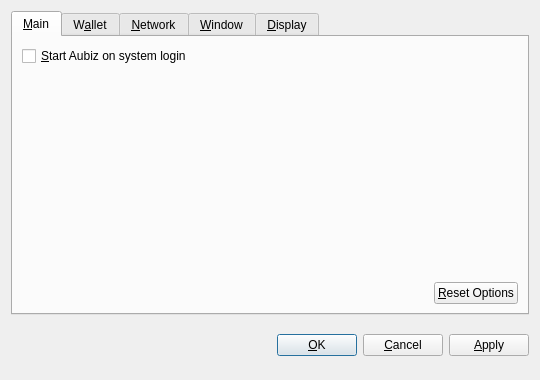
<?xml version="1.0" encoding="UTF-8"?>
<ui version="4.0">
 <class>OptionsDialog</class>
 <widget class="QDialog" name="OptionsDialog">
  <property name="geometry">
   <rect>
    <x>0</x>
    <y>0</y>
    <width>540</width>
    <height>380</height>
   </rect>
  </property>
  <property name="windowTitle">
   <string>Options</string>
  </property>
  <property name="modal">
   <bool>true</bool>
  </property>
  <layout class="QVBoxLayout" name="verticalLayout">
   <item>
    <widget class="QTabWidget" name="tabWidget">
     <property name="tabPosition">
      <enum>QTabWidget::North</enum>
     </property>
     <property name="currentIndex">
      <number>0</number>
     </property>
     <widget class="QWidget" name="tabMain">
      <attribute name="title">
       <string>&amp;Main</string>
      </attribute>
      <layout class="QVBoxLayout" name="verticalLayout_Main">
       <item>
        <widget class="QCheckBox" name="bitcoinAtStartup">
         <property name="toolTip">
          <string>Automatically start Aubiz after logging in to the system.</string>
         </property>
         <property name="text">
          <string>&amp;Start Aubiz on system login</string>
         </property>
        </widget>
       </item>
       <item>
        <spacer name="verticalSpacer_Main">
         <property name="orientation">
          <enum>Qt::Vertical</enum>
         </property>
         <property name="sizeHint" stdset="0">
          <size>
           <width>20</width>
           <height>40</height>
          </size>
         </property>
        </spacer>
       </item>
       <item>
        <layout class="QHBoxLayout" name="horizontalLayout_2_Main">
         <item>
          <spacer name="horizontalSpacer_2_Main">
           <property name="orientation">
            <enum>Qt::Horizontal</enum>
           </property>
           <property name="sizeHint" stdset="0">
            <size>
             <width>40</width>
             <height>20</height>
            </size>
           </property>
          </spacer>
         </item>
         <item>
          <widget class="QPushButton" name="resetButton">
           <property name="toolTip">
            <string>Reset all client options to default.</string>
           </property>
           <property name="text">
            <string>&amp;Reset Options</string>
           </property>
           <property name="autoDefault">
            <bool>false</bool>
           </property>
          </widget>
         </item>
        </layout>
       </item>
      </layout>
     </widget>
     <widget class="QWidget" name="tabWallet">
      <attribute name="title">
       <string>W&amp;allet</string>
      </attribute>
      <layout class="QVBoxLayout" name="verticalLayout_Network">
       <item>
        <widget class="QLabel" name="transactionFeeInfoLabel">
         <property name="text">
          <string>Optional transaction fee per kB that helps make sure your transactions are processed quickly. Most transactions are 1 kB.</string>
         </property>
         <property name="textFormat">
          <enum>Qt::PlainText</enum>
         </property>
         <property name="wordWrap">
          <bool>true</bool>
         </property>
        </widget>
       </item>
       <item>
        <layout class="QHBoxLayout" name="horizontalLayout_1_Main">
         <item>
          <widget class="QLabel" name="transactionFeeLabel">
           <property name="text">
            <string>Pay transaction &amp;fee</string>
           </property>
           <property name="textFormat">
            <enum>Qt::PlainText</enum>
           </property>
           <property name="buddy">
            <cstring>transactionFee</cstring>
           </property>
          </widget>
         </item>
         <item>
          <widget class="BitcoinAmountField" name="transactionFee"/>
         </item>
         <item>
          <spacer name="horizontalSpacer_1_Main">
           <property name="orientation">
            <enum>Qt::Horizontal</enum>
           </property>
           <property name="sizeHint" stdset="0">
            <size>
             <width>40</width>
             <height>20</height>
            </size>
           </property>
          </spacer>
         </item>
        </layout>
       </item>
       <item>
        <widget class="QLabel" name="label">
         <property name="text">
          <string>If you disable the spending of unconfirmed change, the change from a transaction cannot be used until that transaction has at least one confirmation. This also affects how your balance is computed.</string>
         </property>
         <property name="wordWrap">
          <bool>true</bool>
         </property>
        </widget>
       </item>
       <item>
        <widget class="QCheckBox" name="spendZeroConfChange">
         <property name="text">
          <string>Spend unconfirmed change  (experts only)</string>
         </property>
        </widget>
       </item>
       <item>
        <spacer name="verticalSpacer">
         <property name="orientation">
          <enum>Qt::Vertical</enum>
         </property>
         <property name="sizeHint" stdset="0">
          <size>
           <width>20</width>
           <height>40</height>
          </size>
         </property>
        </spacer>
       </item>
      </layout>
     </widget>
     <widget class="QWidget" name="tabNetwork">
      <attribute name="title">
       <string>&amp;Network</string>
      </attribute>
      <layout class="QVBoxLayout" name="verticalLayout_Network">
       <item>
        <widget class="QCheckBox" name="mapPortUpnp">
         <property name="toolTip">
          <string>Automatically open the Aubiz client port on the router. This only works when your router supports UPnP and it is enabled.</string>
         </property>
         <property name="text">
          <string>Map port using &amp;UPnP</string>
         </property>
        </widget>
       </item>
       <item>
        <widget class="QCheckBox" name="connectSocks">
         <property name="toolTip">
          <string>Connect to the Aubiz network through a SOCKS proxy (e.g. when connecting through Tor).</string>
         </property>
         <property name="text">
          <string>&amp;Connect through SOCKS proxy:</string>
         </property>
        </widget>
       </item>
       <item>
        <layout class="QHBoxLayout" name="horizontalLayout_Network">
         <item>
          <widget class="QLabel" name="proxyIpLabel">
           <property name="text">
            <string>Proxy &amp;IP:</string>
           </property>
           <property name="textFormat">
            <enum>Qt::PlainText</enum>
           </property>
           <property name="buddy">
            <cstring>proxyIp</cstring>
           </property>
          </widget>
         </item>
         <item>
          <widget class="QValidatedLineEdit" name="proxyIp">
           <property name="maximumSize">
            <size>
             <width>140</width>
             <height>16777215</height>
            </size>
           </property>
           <property name="toolTip">
            <string>IP address of the proxy (e.g. 127.0.0.1)</string>
           </property>
          </widget>
         </item>
         <item>
          <widget class="QLabel" name="proxyPortLabel">
           <property name="text">
            <string>&amp;Port:</string>
           </property>
           <property name="textFormat">
            <enum>Qt::PlainText</enum>
           </property>
           <property name="buddy">
            <cstring>proxyPort</cstring>
           </property>
          </widget>
         </item>
         <item>
          <widget class="QLineEdit" name="proxyPort">
           <property name="maximumSize">
            <size>
             <width>55</width>
             <height>16777215</height>
            </size>
           </property>
           <property name="toolTip">
            <string>Port of the proxy (e.g. 9050)</string>
           </property>
          </widget>
         </item>
         <item>
          <widget class="QLabel" name="socksVersionLabel">
           <property name="text">
            <string>SOCKS &amp;Version:</string>
           </property>
           <property name="textFormat">
            <enum>Qt::PlainText</enum>
           </property>
           <property name="buddy">
            <cstring>socksVersion</cstring>
           </property>
          </widget>
         </item>
         <item>
          <widget class="QValueComboBox" name="socksVersion">
           <property name="toolTip">
            <string>SOCKS version of the proxy (e.g. 5)</string>
           </property>
          </widget>
         </item>
         <item>
          <spacer name="horizontalSpacer_Network">
           <property name="orientation">
            <enum>Qt::Horizontal</enum>
           </property>
           <property name="sizeHint" stdset="0">
            <size>
             <width>40</width>
             <height>20</height>
            </size>
           </property>
          </spacer>
         </item>
        </layout>
       </item>
       <item>
        <spacer name="verticalSpacer_Network">
         <property name="orientation">
          <enum>Qt::Vertical</enum>
         </property>
         <property name="sizeHint" stdset="0">
          <size>
           <width>20</width>
           <height>40</height>
          </size>
         </property>
        </spacer>
       </item>
      </layout>
     </widget>
     <widget class="QWidget" name="tabWindow">
      <attribute name="title">
       <string>&amp;Window</string>
      </attribute>
      <layout class="QVBoxLayout" name="verticalLayout_Window">
       <item>
        <widget class="QCheckBox" name="minimizeToTray">
         <property name="toolTip">
          <string>Show only a tray icon after minimizing the window.</string>
         </property>
         <property name="text">
          <string>&amp;Minimize to the tray instead of the taskbar</string>
         </property>
        </widget>
       </item>
       <item>
        <widget class="QCheckBox" name="minimizeOnClose">
         <property name="toolTip">
          <string>Minimize instead of exit the application when the window is closed. When this option is enabled, the application will be closed only after selecting Quit in the menu.</string>
         </property>
         <property name="text">
          <string>M&amp;inimize on close</string>
         </property>
        </widget>
       </item>
       <item>
        <spacer name="verticalSpacer_Window">
         <property name="orientation">
          <enum>Qt::Vertical</enum>
         </property>
         <property name="sizeHint" stdset="0">
          <size>
           <width>20</width>
           <height>40</height>
          </size>
         </property>
        </spacer>
       </item>
      </layout>
     </widget>
     <widget class="QWidget" name="tabDisplay">
      <attribute name="title">
       <string>&amp;Display</string>
      </attribute>
      <layout class="QVBoxLayout" name="verticalLayout_Display">
       <item>
        <layout class="QHBoxLayout" name="horizontalLayout_1_Display">
         <item>
          <widget class="QLabel" name="langLabel">
           <property name="text">
            <string>User Interface &amp;language:</string>
           </property>
           <property name="textFormat">
            <enum>Qt::PlainText</enum>
           </property>
           <property name="buddy">
            <cstring>lang</cstring>
           </property>
          </widget>
         </item>
         <item>
          <widget class="QValueComboBox" name="lang">
           <property name="toolTip">
            <string>The user interface language can be set here. This setting will take effect after restarting Aubiz.</string>
           </property>
          </widget>
         </item>
        </layout>
       </item>
       <item>
        <layout class="QHBoxLayout" name="horizontalLayout_2_Display">
         <item>
          <widget class="QLabel" name="unitLabel">
           <property name="text">
            <string>&amp;Unit to show amounts in:</string>
           </property>
           <property name="textFormat">
            <enum>Qt::PlainText</enum>
           </property>
           <property name="buddy">
            <cstring>unit</cstring>
           </property>
          </widget>
         </item>
         <item>
          <widget class="QValueComboBox" name="unit">
           <property name="toolTip">
            <string>Choose the default subdivision unit to show in the interface and when sending coins.</string>
           </property>
          </widget>
         </item>
        </layout>
       </item>
       <item>
        <widget class="QCheckBox" name="displayAddresses">
         <property name="toolTip">
          <string>Whether to show Aubiz addresses in the transaction list or not.</string>
         </property>
         <property name="text">
          <string>&amp;Display addresses in transaction list</string>
         </property>
        </widget>
       </item>
       <item>
        <widget class="QCheckBox" name="coinControlFeatures">
         <property name="toolTip">
          <string>Whether to show coin control features or not.</string>
         </property>
         <property name="text">
          <string>Display coin &amp;control features (experts only!)</string>
         </property>
        </widget>
       </item>
       <item>
        <spacer name="verticalSpacer_Display">
         <property name="orientation">
          <enum>Qt::Vertical</enum>
         </property>
         <property name="sizeHint" stdset="0">
          <size>
           <width>20</width>
           <height>40</height>
          </size>
         </property>
        </spacer>
       </item>
      </layout>
     </widget>
    </widget>
   </item>
   <item>
    <layout class="QHBoxLayout" name="horizontalLayout_Buttons">
     <item>
      <spacer name="horizontalSpacer_1">
       <property name="orientation">
        <enum>Qt::Horizontal</enum>
       </property>
       <property name="sizeHint" stdset="0">
        <size>
         <width>40</width>
         <height>48</height>
        </size>
       </property>
      </spacer>
     </item>
     <item>
      <widget class="QLabel" name="statusLabel">
       <property name="font">
        <font>
         <weight>75</weight>
         <bold>true</bold>
        </font>
       </property>
       <property name="text">
        <string/>
       </property>
       <property name="textFormat">
        <enum>Qt::PlainText</enum>
       </property>
       <property name="wordWrap">
        <bool>true</bool>
       </property>
      </widget>
     </item>
     <item>
      <spacer name="horizontalSpacer_2">
       <property name="orientation">
        <enum>Qt::Horizontal</enum>
       </property>
       <property name="sizeHint" stdset="0">
        <size>
         <width>40</width>
         <height>48</height>
        </size>
       </property>
      </spacer>
     </item>
     <item>
      <widget class="QPushButton" name="okButton">
       <property name="text">
        <string>&amp;OK</string>
       </property>
      </widget>
     </item>
     <item>
      <widget class="QPushButton" name="cancelButton">
       <property name="text">
        <string>&amp;Cancel</string>
       </property>
       <property name="autoDefault">
        <bool>false</bool>
       </property>
      </widget>
     </item>
     <item>
      <widget class="QPushButton" name="applyButton">
       <property name="text">
        <string>&amp;Apply</string>
       </property>
       <property name="autoDefault">
        <bool>false</bool>
       </property>
      </widget>
     </item>
    </layout>
   </item>
  </layout>
 </widget>
 <customwidgets>
  <customwidget>
   <class>BitcoinAmountField</class>
   <extends>QSpinBox</extends>
   <header>bitcoinamountfield.h</header>
  </customwidget>
  <customwidget>
   <class>QValueComboBox</class>
   <extends>QComboBox</extends>
   <header>qvaluecombobox.h</header>
  </customwidget>
  <customwidget>
   <class>QValidatedLineEdit</class>
   <extends>QLineEdit</extends>
   <header>qvalidatedlineedit.h</header>
  </customwidget>
 </customwidgets>
 <resources/>
 <connections/>
</ui>
